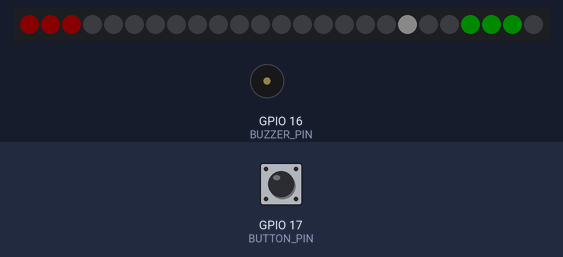
This sketch was run on a simulated ESP32. Shown: 25 RGB LEDs in strip order, left to right, buzzer (waves = sounding). The test bench sets the inputs (shaded band); at power-on: GPIO 17 (BUTTON_PIN) HIGH. Dim RGB values are drawn brighter than linear; random numbers use the default seed unless the sketch sets one.

Above: at 3.2 s.
3.3 s: GPIO 17 (BUTTON_PIN) pulled LOW for 3.2 s
At 5.51 s:
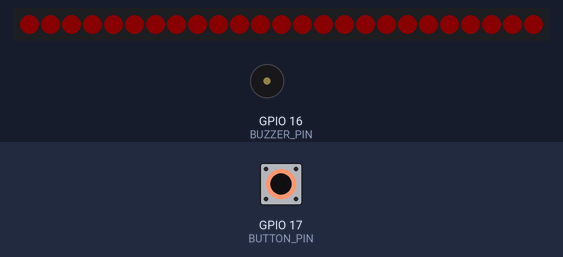
7.1 s: GPIO 17 (BUTTON_PIN) pulled LOW for 1 s
At 8.44 s:
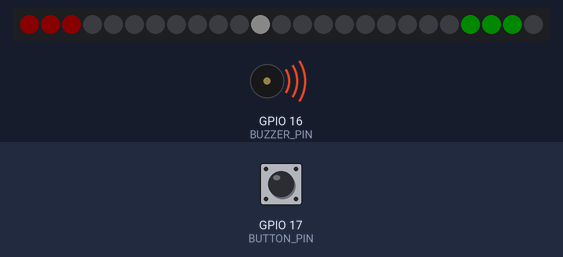
Timing chart, 0 to 12.4 s (numbered marks = the images above; inputs shaded):
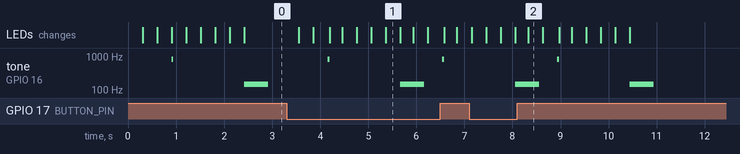

The sketch:

LED_Matrix_Pong_Game.ino
```cpp
/*
 * =============================================================================
 * 5x5 PONG AGAINST AI
 * =============================================================================
 * A miniature single-player Pong game.
 *
 * PLAYER:
 *   Tilt left/right to move the paddle on the bottom row.
 *
 * IMU CONFIGURATION:
 *   Physical Y axis -> horizontal paddle movement
 *   Y axis is NOT inverted
 *   Physical X axis is inverted (not used for horizontal paddle control)
 *   Tilt threshold = approximately 15 degrees
 *
 * CPU:
 *   A simple AI follows the ball horizontally.
 *
 * The ball bounces around the matrix and must be returned by the player's
 * paddle.
 *
 * Button:
 *   Restart the game after losing.
 * =============================================================================
 */

#include <Arduino.h>
#include <SPI.h>
#include <Adafruit_NeoPixel.h>

#define MATRIX_PIN 7
#define BUTTON_PIN 17
#define BUZZER_PIN 16

#define IMU_CS 10
#define IMU_SCK 12
#define IMU_MOSI 11
#define IMU_MISO 13

// Approximately sin(15°) * 16384 for ±2g.
#define TILT_THRESHOLD 4240

Adafruit_NeoPixel matrix(25, MATRIX_PIN, NEO_GRB + NEO_KHZ800);

int ballX = 2;
int ballY = 3;

int ballDX = 1;
int ballDY = -1;

int playerX = 2;
int cpuX = 2;

unsigned long lastMove = 0;
bool gameOver = false;

// Used so one tilt only moves the paddle one position.
bool tiltReady = true;

//=============================================================================
// Matrix
//=============================================================================

int xy(int x, int y)
{
  return (y % 2 == 0) ? y * 5 + x : y * 5 + (4 - x);
}

void p(int x, int y, uint32_t c)
{
  if (x >= 0 && x < 5 && y >= 0 && y < 5)
    matrix.setPixelColor(xy(x, y), c);
}

void draw()
{
  matrix.clear();

  // Ball.
  p(ballX, ballY, matrix.Color(255, 255, 255));

  // CPU paddle.
  p(cpuX, 0, matrix.Color(255, 0, 0));

  if (cpuX > 0)
    p(cpuX - 1, 0, matrix.Color(255, 0, 0));

  if (cpuX < 4)
    p(cpuX + 1, 0, matrix.Color(255, 0, 0));

  // Player paddle.
  p(playerX, 4, matrix.Color(0, 255, 0));

  if (playerX > 0)
    p(playerX - 1, 4, matrix.Color(0, 255, 0));

  if (playerX < 4)
    p(playerX + 1, 4, matrix.Color(0, 255, 0));

  matrix.show();
}

//=============================================================================
// IMU
//=============================================================================

void imuWrite(byte r, byte v)
{
  digitalWrite(IMU_CS, LOW);
  SPI.transfer(r & 0x7F);
  SPI.transfer(v);
  digitalWrite(IMU_CS, HIGH);
}

int16_t imu16(byte r)
{
  digitalWrite(IMU_CS, LOW);
  SPI.transfer(r | 0x80);

  byte l = SPI.transfer(0);
  byte h = SPI.transfer(0);

  digitalWrite(IMU_CS, HIGH);

  return (int16_t)((h << 8) | l);
}

void setupIMU()
{
  pinMode(IMU_CS, OUTPUT);
  digitalWrite(IMU_CS, HIGH);

  SPI.begin(IMU_SCK, IMU_MISO, IMU_MOSI, IMU_CS);

  // LSM6DSM accelerometer:
  // 104 Hz, ±2g, normal operating mode.
  imuWrite(0x10, 0x40);
}

void readTilt()
{
  int16_t ax = imu16(0x28);
  int16_t ay = imu16(0x2A);

  /*
   * Same configuration as the previous Snake game:
   *
   * Physical Y -> horizontal movement
   * Physical Y is NOT inverted.
   *
   * Physical X -> vertical movement
   * Physical X is inverted.
   *
   * For Pong, only the Y axis is needed because the paddle
   * moves horizontally.
   *
   * Tilt must be approximately 15 degrees or greater.
   */

  //------------------------------------------------------------------------
  // Tilt below 15 degrees: reset the control.
  //------------------------------------------------------------------------

  if (abs(ay) < TILT_THRESHOLD) {
    tiltReady = true;
    return;
  }

  //------------------------------------------------------------------------
  // Tilt is 15 degrees or greater.
  // Only register once until the board returns below the threshold.
  //------------------------------------------------------------------------

  if (tiltReady) {

    // Positive Y -> move right.
    if (ay > 0 && playerX < 4) {
      playerX++;
    }

    // Negative Y -> move left.
    else if (ay < 0 && playerX > 0) {
      playerX--;
    }

    tiltReady = false;
  }
}

//=============================================================================
// Game
//=============================================================================

void resetGame()
{
  ballX = 2;
  ballY = 3;

  ballDX = random(0, 2) ? 1 : -1;
  ballDY = -1;

  playerX = 2;
  cpuX = 2;

  gameOver = false;

  // Allow the first tilt immediately.
  tiltReady = true;

  draw();
}

void lose()
{
  gameOver = true;

  for (int i = 0; i < 3; i++) {
    matrix.clear();
    matrix.show();
    delay(100);

    for (int j = 0; j < 25; j++)
      matrix.setPixelColor(j, matrix.Color(255, 0, 0));

    matrix.show();
    delay(100);
  }

  tone(BUZZER_PIN, 150, 500);
}

void updateBall()
{
  int nextX = ballX + ballDX;
  int nextY = ballY + ballDY;

  // Side wall collision.
  if (nextX < 0 || nextX > 4) {
    ballDX = -ballDX;
    nextX = ballX + ballDX;
  }

  // CPU paddle.
  if (nextY == 0) {

    if (abs(nextX - cpuX) <= 1) {
      ballDY = 1;
      tone(BUZZER_PIN, 800, 40);
      nextY = 1;
    } else {
      lose();
      return;
    }
  }

  // Player paddle.
  if (nextY == 4) {

    if (abs(nextX - playerX) <= 1) {
      ballDY = -1;
      tone(BUZZER_PIN, 1000, 40);
      nextY = 3;
    } else {
      lose();
      return;
    }
  }

  ballX = nextX;
  ballY = nextY;

  // Basic CPU tracking.
  if (cpuX < ballX)
    cpuX++;
  else if (cpuX > ballX)
    cpuX--;
}

//=============================================================================
// Setup
//=============================================================================

void setup()
{
  Serial.begin(115200);

  pinMode(BUTTON_PIN, INPUT_PULLUP);

  matrix.begin();
  matrix.setBrightness(10);

  setupIMU();

  randomSeed((uint32_t)esp_random());

  resetGame();
}

//=============================================================================
// Main Loop
//=============================================================================

void loop()
{
  if (gameOver) {

    if (digitalRead(BUTTON_PIN) == LOW) {
      delay(250);
      resetGame();
    }

    return;
  }

  readTilt();

  if (millis() - lastMove >= 300) {
    lastMove = millis();
    updateBall();
    draw();
  }

  delay(20);
}
```

Measured:
- after the input at 3.3 s, tone on GPIO 16 (BUZZER_PIN): plays 800 Hz for 0.04 s, 150 Hz for 0.50 s, 800 Hz for 0.04 s, starting after 0.86 s; the LEDs: first change after 0.25 s (image 1 shows a later state)
